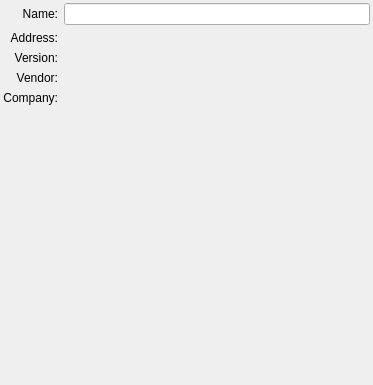
<ui version="4.0" >
 <class>DeviceInfo</class>
 <widget class="QWidget" name="DeviceInfo" >
  <property name="geometry" >
   <rect>
    <x>0</x>
    <y>0</y>
    <width>373</width>
    <height>385</height>
   </rect>
  </property>
  <property name="windowTitle" >
   <string>Device Info</string>
  </property>
  <layout class="QVBoxLayout" >
   <property name="margin" >
    <number>3</number>
   </property>
   <property name="spacing" >
    <number>4</number>
   </property>
   <item>
    <layout class="QGridLayout" >
     <property name="margin" >
      <number>0</number>
     </property>
     <property name="spacing" >
      <number>6</number>
     </property>
     <item row="0" column="0" >
      <widget class="QLabel" name="label_5" >
       <property name="text" >
        <string>Name:</string>
       </property>
       <property name="alignment" >
        <set>Qt::AlignRight|Qt::AlignTrailing|Qt::AlignVCenter</set>
       </property>
      </widget>
     </item>
     <item row="0" column="1" >
      <widget class="QLineEdit" name="nameEdit" >
       <property name="enabled" >
        <bool>true</bool>
       </property>
       <property name="font" >
        <font>
         <pointsize>9</pointsize>
         <weight>75</weight>
         <bold>true</bold>
        </font>
       </property>
      </widget>
     </item>
     <item row="1" column="0" >
      <widget class="QLabel" name="label_6" >
       <property name="text" >
        <string>Address:</string>
       </property>
       <property name="alignment" >
        <set>Qt::AlignRight|Qt::AlignTrailing|Qt::AlignVCenter</set>
       </property>
      </widget>
     </item>
     <item row="2" column="0" >
      <widget class="QLabel" name="label_7" >
       <property name="text" >
        <string>Version:</string>
       </property>
       <property name="alignment" >
        <set>Qt::AlignRight|Qt::AlignTrailing|Qt::AlignVCenter</set>
       </property>
      </widget>
     </item>
     <item row="3" column="0" >
      <widget class="QLabel" name="label_8" >
       <property name="text" >
        <string>Vendor:</string>
       </property>
       <property name="alignment" >
        <set>Qt::AlignRight|Qt::AlignTrailing|Qt::AlignVCenter</set>
       </property>
      </widget>
     </item>
     <item row="4" column="0" >
      <widget class="QLabel" name="label5_2" >
       <property name="text" >
        <string>Company:</string>
       </property>
       <property name="alignment" >
        <set>Qt::AlignRight|Qt::AlignTrailing|Qt::AlignVCenter</set>
       </property>
      </widget>
     </item>
     <item row="1" column="1" >
      <widget class="QLabel" name="addressEdit" >
       <property name="text" >
        <string/>
       </property>
       <property name="wordWrap" >
        <bool>true</bool>
       </property>
      </widget>
     </item>
     <item row="2" column="1" >
      <widget class="QLabel" name="versionEdit" >
       <property name="text" >
        <string/>
       </property>
       <property name="wordWrap" >
        <bool>true</bool>
       </property>
      </widget>
     </item>
     <item row="3" column="1" >
      <widget class="QLabel" name="mfgEdit" >
       <property name="text" >
        <string/>
       </property>
       <property name="wordWrap" >
        <bool>true</bool>
       </property>
      </widget>
     </item>
     <item row="4" column="1" >
      <widget class="QLabel" name="companyEdit" >
       <property name="text" >
        <string/>
       </property>
       <property name="wordWrap" >
        <bool>true</bool>
       </property>
      </widget>
     </item>
    </layout>
   </item>
   <item>
    <spacer>
     <property name="orientation" >
      <enum>Qt::Vertical</enum>
     </property>
     <property name="sizeHint" >
      <size>
       <width>20</width>
       <height>81</height>
      </size>
     </property>
    </spacer>
   </item>
  </layout>
 </widget>
 <resources/>
 <connections/>
</ui>
